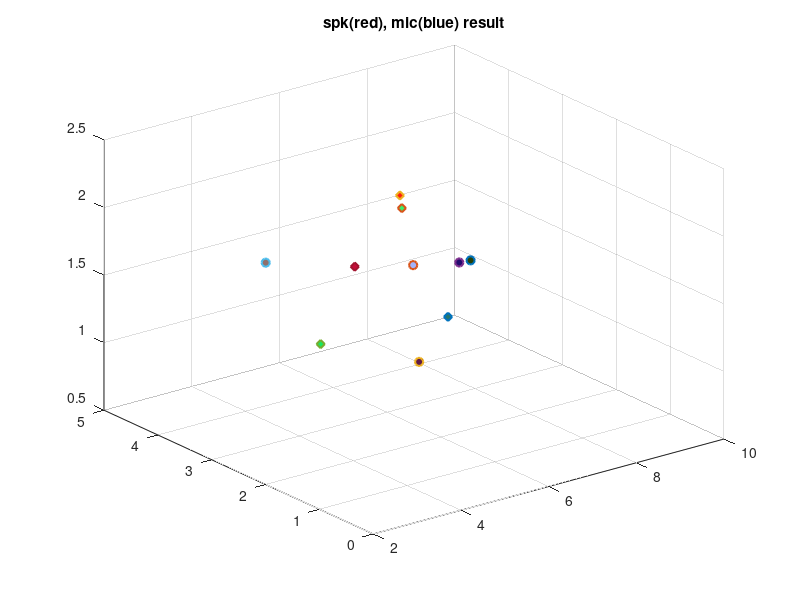

The MATLAB source for this figure:
close all
clear

dist3D = @(x1,y1,z1,x2,y2,z2) sqrt((x1-x2)^2+(y1-y2)^2+(z1-z2)^2);

%%  Room dimension
L = [10.52 7.1 3.02];                   % Room dimensions (x,y,z) in m

%% random position generation
Nsel = 100;
Nrand = 1000;
Rand_gen_L_s = [rand(Nrand,1)*L(1) rand(Nrand,1)*L(2) rand(Nrand,1)*L(3)];
Rand_gen_L_m = [rand(Nrand,1)*L(1) rand(Nrand,1)*L(2) rand(Nrand,1)*L(3)];


%% Ban special situation
% exception criteria
% minimum wall distance : 0.5 m
% minimum distance between spk and mic position : 0.5 m
Spk_result = cell(Nsel,1);
Mic_result = cell(Nsel,1);
cnt = 0;
cnt2 = 0;

while cnt2 < Nsel
    
    cnt = cnt + 1;
    
    Condx1 = (Rand_gen_L_s(cnt,1)>=0.5);
    Condx2 = (Rand_gen_L_s(cnt,1)<=L(1)-0.5);
    
    Condy1 = (Rand_gen_L_s(cnt,2)>=0.5);
    Condy2 = (Rand_gen_L_s(cnt,2)<=L(2)-0.5);
    
    Condz1 = (Rand_gen_L_s(cnt,3)>=0.5);
    Condz2 = (Rand_gen_L_s(cnt,3)<=L(3)-0.5);
    
    Condx1m = (Rand_gen_L_m(cnt,1)>=0.5);
    Condx2m = (Rand_gen_L_m(cnt,1)<=L(1)-0.5);
    
    Condy1m = (Rand_gen_L_m(cnt,2)>=0.5);
    Condy2m = (Rand_gen_L_m(cnt,2)<=L(2)-0.5);
    
    Condz1m = (Rand_gen_L_m(cnt,3)>=0.5);
    Condz2m = (Rand_gen_L_m(cnt,3)<=L(3)-0.5);
    
    Cond_spk_mic_dist = dist3D(Rand_gen_L_s(cnt,1),Rand_gen_L_s(cnt,2),Rand_gen_L_s(cnt,3),...
                                Rand_gen_L_m(cnt,1),Rand_gen_L_m(cnt,2),Rand_gen_L_m(cnt,3))>=0.5;
    
    if  (Condx1 == 1) && (Condx2 == 1) && ...
        (Condy1 == 1) && (Condy2 == 1) && ...
        (Condz1 == 1) && (Condz2 == 1) && ...
        (Condx1m == 1) && (Condx2m == 1) && ...
        (Condy1m == 1) && (Condy2m == 1) && ...
        (Condz1m == 1) && (Condz2m == 1) && Cond_spk_mic_dist
    
        cnt2 = cnt2 + 1;
        Spk_result{cnt2} = Rand_gen_L_s(cnt,:);
        Mic_result{cnt2} = Rand_gen_L_m(cnt,:);
    
    end
       
end

% validation 
figure(1)
for ii = 1:5
hcs_spk = scatter3(Spk_result{ii}(1),Spk_result{ii}(2),Spk_result{ii}(3));
hold on;
hcs_mic = scatter3(Mic_result{ii}(1),Mic_result{ii}(2),Mic_result{ii}(3));
set(hcs_spk,'Marker','diamond','MarkerFaceColor',rand(1,3),'LineWidth',1.5);
set(hcs_mic,'Marker','o','MarkerFaceColor',rand(1,3),'LineWidth',1.5);

end

grid on;
title('spk(red), mic(blue) result');



%% speaker position, microphone array position matching
s           = Spk_result;                    % Source location(s) (x,y,z) in m
sphLocation = Mic_result;       % Receiver location (x,y,z) in m

%% save
save('Uniformly_random_spk_mic_pos.mat','s','sphLocation');
